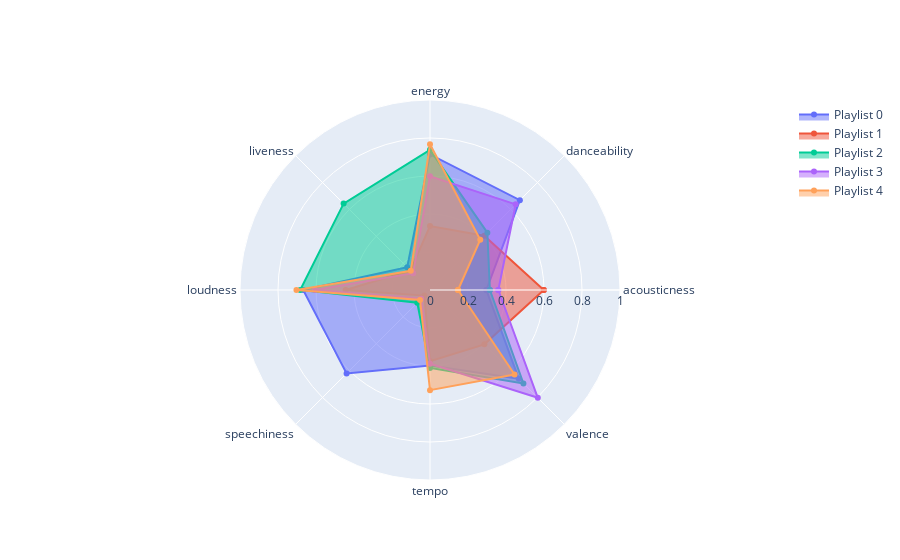

The notebook cell saved with this chart:
### Code cell
fig = go.Figure()

angles = list(values_df.columns[4:])
angles.append(angles[0])

layoutdict = dict(
            radialaxis=dict(
            visible=True,
            range=[0, 1]
            ))

for i in range(n_clusters):
    subset = values_df[values_df['cluster'] == i]
    data = [np.mean(subset[col]) for col in subset.columns[4:]]
    data.append(data[0])
    fig.add_trace(go.Scatterpolar(
        r=data,
        theta=angles,
        fill='toself',
        name="Playlist " + str(i)))
    
fig.update_layout(
        polar=layoutdict,
        showlegend=True
        )
fig.show()
#     fig.write_image('./visualizations/cluster' + str(i) + '.png')

### Figure 1 — Plotly figure (JSON) as saved in the notebook; plotly's stock layout.template omitted (floating-point values rounded to 4 significant figures)
{"data": [{"fill": "toself", "name": "Playlist 0", "r": [0.2966, 0.6689, 0.7132, 0.17, 0.6674, 0.6208, 0.3973, 0.6609, 0.2966], "theta": ["acousticness", "danceability", "energy", "liveness", "loudness", "speechiness", "tempo", "valence", "acousticness"], "type": "scatterpolar"}, {"fill": "toself", "name": "Playlist 1", "r": [0.599, 0.4035, 0.3364, 0.1455, 0.4437, 0.04169, 0.3743, 0.4046, 0.599], "theta": ["acousticness", "danceability", "energy", "liveness", "loudness", "speechiness", "tempo", "valence", "acousticness"], "type": "scatterpolar"}, {"fill": "toself", "name": "Playlist 2", "r": [0.3152, 0.4269, 0.7378, 0.643, 0.6831, 0.0948, 0.4102, 0.6954, 0.3152], "theta": ["acousticness", "danceability", "energy", "liveness", "loudness", "speechiness", "tempo", "valence", "acousticness"], "type": "scatterpolar"}, {"fill": "toself", "name": "Playlist 3", "r": [0.3596, 0.6376, 0.5981, 0.1256, 0.6053, 0.06544, 0.3877, 0.8025, 0.3596], "theta": ["acousticness", "danceability", "energy", "liveness", "loudness", "speechiness", "tempo", "valence", "acousticness"], "type": "scatterpolar"}, {"fill": "toself", "name": "Playlist 4", "r": [0.1475, 0.3741, 0.7673, 0.1428, 0.7028, 0.07422, 0.5271, 0.6292, 0.1475], "theta": ["acousticness", "danceability", "energy", "liveness", "loudness", "speechiness", "tempo", "valence", "acousticness"], "type": "scatterpolar"}], "layout": {"polar": {"radialaxis": {"range": [0, 1], "visible": true}}, "showlegend": true}}
